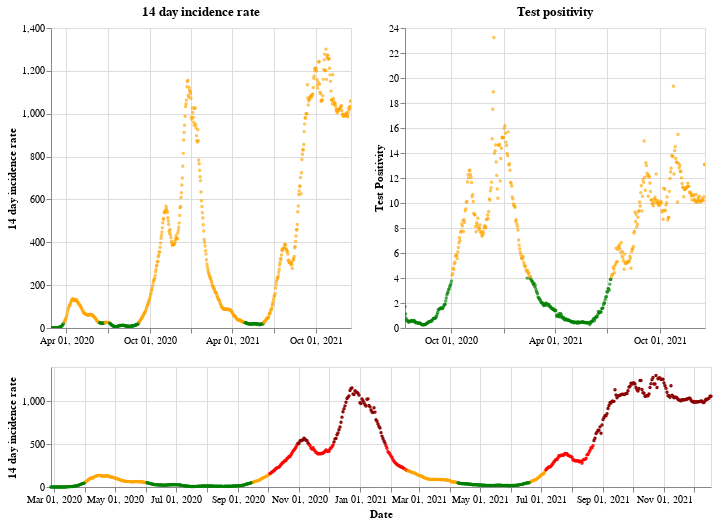

Here is the notebook cell this chart was saved with:
### Markdown cell above
## Wales

### Code cell
plot_traffic_light('Wales')

### Figure 1 — Vega-Lite specification as saved in the notebook (floating-point values rounded to 4 significant figures; data arrays with more than 128 entries replaced by an {"elided": "..."} marker saying what was removed)
{"config": {"view": {"continuousWidth": 400, "continuousHeight": 300}}, "vconcat": [{"hconcat": [{"mark": {"type": "point", "size": 2}, "encoding": {"color": {"condition": {"value": "green", "test": "(datum.twoWeeklyCasesRate <= 25)"}, "value": "orange"}, "tooltip": [{"type": "nominal", "field": "areaName"}, {"type": "temporal", "field": "date"}, {"type": "quantitative", "field": "twoWeeklyCasesRate"}, {"type": "quantitative", "field": "testPositivity"}], "x": {"type": "temporal", "axis": {"title": ""}, "field": "date", "scale": {"domain": {"selection": "DateBrush"}}, "timeUnit": "yearmonthdate"}, "y": {"type": "quantitative", "axis": {"title": "14 day incidence rate"}, "field": "twoWeeklyCasesRate"}}, "title": "14 day incidence rate", "width": 300}, {"mark": {"type": "point", "size": 2}, "encoding": {"color": {"condition": {"value": "green", "test": "(datum.testPositivity <= 4)"}, "value": "orange"}, "tooltip": [{"type": "nominal", "field": "areaName"}, {"type": "temporal", "field": "date"}, {"type": "quantitative", "field": "twoWeeklyCasesRate"}, {"type": "quantitative", "field": "testPositivity"}], "x": {"type": "temporal", "axis": {"title": ""}, "field": "date", "scale": {"domain": {"selection": "DateBrush"}}, "timeUnit": "yearmonthdate"}, "y": {"type": "quantitative", "axis": {"title": "Test Positivity"}, "field": "testPositivity"}}, "title": "Test positivity", "width": 300}]}, {"layer": [{"mark": {"type": "point", "size": 2}, "encoding": {"color": {"condition": {"value": "orange", "test": "(((datum.testPositivity < 4) && (datum.twoWeeklyCasesRate >= 50)) && (datum.twoWeeklyCasesRate < 200))"}, "value": "red"}, "opacity": {"condition": {"value": 1, "test": "((datum.twoWeeklyCasesRate >= 50) && (datum.twoWeeklyCasesRate < 500))"}, "value": 0}, "tooltip": [{"type": "nominal", "field": "areaName"}, {"type": "temporal", "field": "date"}, {"type": "quantitative", "field": "twoWeeklyCasesRate"}, {"type": "quantitative", "field": "testPositivity"}], "x": {"type": "temporal", "axis": {"title": "Date"}, "field": "date", "timeUnit": "yearmonthdate"}, "y": {"type": "quantitative", "axis": {"title": "14 day incidence rate"}, "field": "twoWeeklyCasesRate"}}, "selection": {"DateBrush": {"type": "interval", "encodings": ["x"], "fields": ["Time"]}}}, {"mark": {"type": "point", "size": 2}, "encoding": {"color": {"value": "darkred"}, "opacity": {"condition": {"value": 1, "test": "(datum.twoWeeklyCasesRate >= 500)"}, "value": 0}, "tooltip": [{"type": "nominal", "field": "areaName"}, {"type": "temporal", "field": "date"}, {"type": "quantitative", "field": "twoWeeklyCasesRate"}, {"type": "quantitative", "field": "testPositivity"}], "x": {"type": "temporal", "axis": {"title": "Date"}, "field": "date", "timeUnit": "yearmonthdate"}, "y": {"type": "quantitative", "axis": {"title": "14 day incidence rate"}, "field": "twoWeeklyCasesRate"}}}, {"mark": {"type": "point", "size": 2}, "encoding": {"color": {"condition": {"value": "green", "test": "((datum.testPositivity < 4) && (datum.twoWeeklyCasesRate < 50))"}, "value": "orange"}, "opacity": {"condition": {"value": 1, "test": "(datum.twoWeeklyCasesRate < 50)"}, "value": 0}, "tooltip": [{"type": "nominal", "field": "areaName"}, {"type": "temporal", "field": "date"}, {"type": "quantitative", "field": "twoWeeklyCasesRate"}, {"type": "quantitative", "field": "testPositivity"}], "x": {"type": "temporal", "axis": {"title": "Date"}, "field": "date", "timeUnit": "yearmonthdate"}, "y": {"type": "quantitative", "axis": {"title": "14 day incidence rate"}, "field": "twoWeeklyCasesRate"}}}], "height": 120, "width": 660}], "data": {"name": "data-96b9181e4cf36a563f5c540b86598c17"}, "$schema": "https://vega.github.io/schema/vega-lite/v4.8.1.json", "datasets": {"data-96b9181e4cf36a563f5c540b86598c17": {"elided": "661 records"}}}
